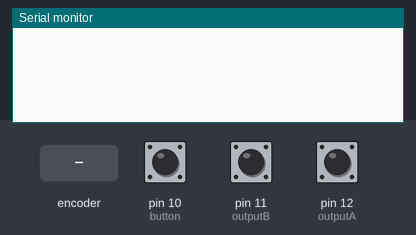
Simulated run of this sketch. Board: Arduino Uno, built with avr-gcc and run on an emulated ATmega328P. Shown: the last lines printed to the serial monitor. The inputs (shaded band) are chosen by the test bench; at power-on: pin 10 (button) HIGH, pin 11 (outputB) HIGH, pin 12 (outputA) HIGH.

Above: at 1.2 s.
1.3 s: rotary encoder on pin 12 (outputA) / pin 11 (outputB) turned 1 step (first pin leading)
At 2.0 s:
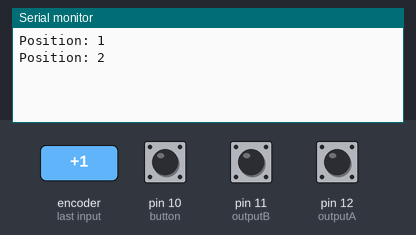
3.0 s: pin 10 (button) pulled LOW for 0.15 s
At 3.9 s:
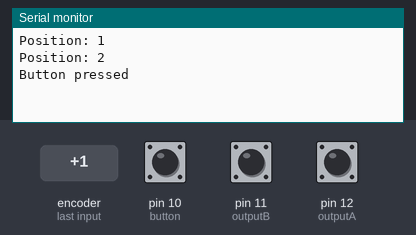
4.6 s: rotary encoder on pin 12 (outputA) / pin 11 (outputB) turned 1 step (first pin leading)
At 5.7 s:
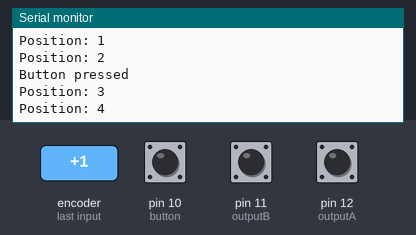
Timing chart, 0 to 7.6 s (numbered marks = the images above; inputs shaded):
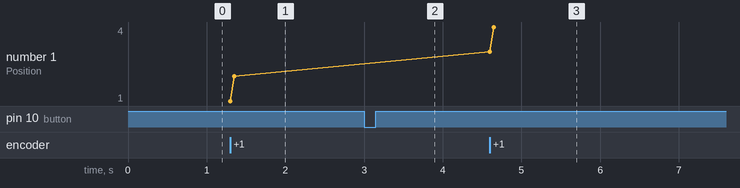

The sketch:

rotary_encoder.ino
```cpp
/* Program Membaca Input Dari Rotary Encoder dibuat oleh Indobot */

#define outputA 12     //CLK pada pin D6
#define outputB 11     //DT pada pin D7
#define button 10      //SW pada pin D8

int counter = 0;      //Variabel penghitung nilai
int aState;           //Variabel kondisi
int aLastState;       //Variabel kondisi terakhir

void setup() {
  pinMode (outputA,INPUT_PULLUP); //Sertting sebagai input pullup
  pinMode (outputB,INPUT_PULLUP);
  pinMode (button,INPUT_PULLUP);

  Serial.begin (9600);                //Mulai komunikasi serial
  aLastState = digitalRead(outputA);  //Baca kondisi terakhir CLK
}
void loop() {
  aState = digitalRead(outputA);          //Baca kondisi CLK
  if (aState != aLastState){              //Jika ada perubahan kondisi, maka
    if (digitalRead(outputB) != aState) { //Jika berputar ke kiri, maka
      counter ++;                         //Nilai bertambah
    } else {                              //Jika berputar ke kanan, maka
      counter --;                         //Nilai berkurang
    }
    Serial.print("Position: ");
    Serial.println(counter);              //Tampilkan nilai
  }
  aLastState = aState;                    //Rekam kondisi

  if(digitalRead(button) == LOW){         //Jika tombol ditekan, maka
    Serial.println("Button pressed");     //Tampilkan text
    delay(200);                           //Jeda pembacaan 200ms
  }
}
```

Measured:
- after the input at 1.3 s, the serial monitor: prints a new line at once (image 1)
- after the input at 3.0 s, the serial monitor: prints a new line at once (image 2)
- after the input at 4.6 s, the serial monitor: prints a new line at once (image 3)
- plotted number 1: 2 → 4 after the input at 4.6 s
